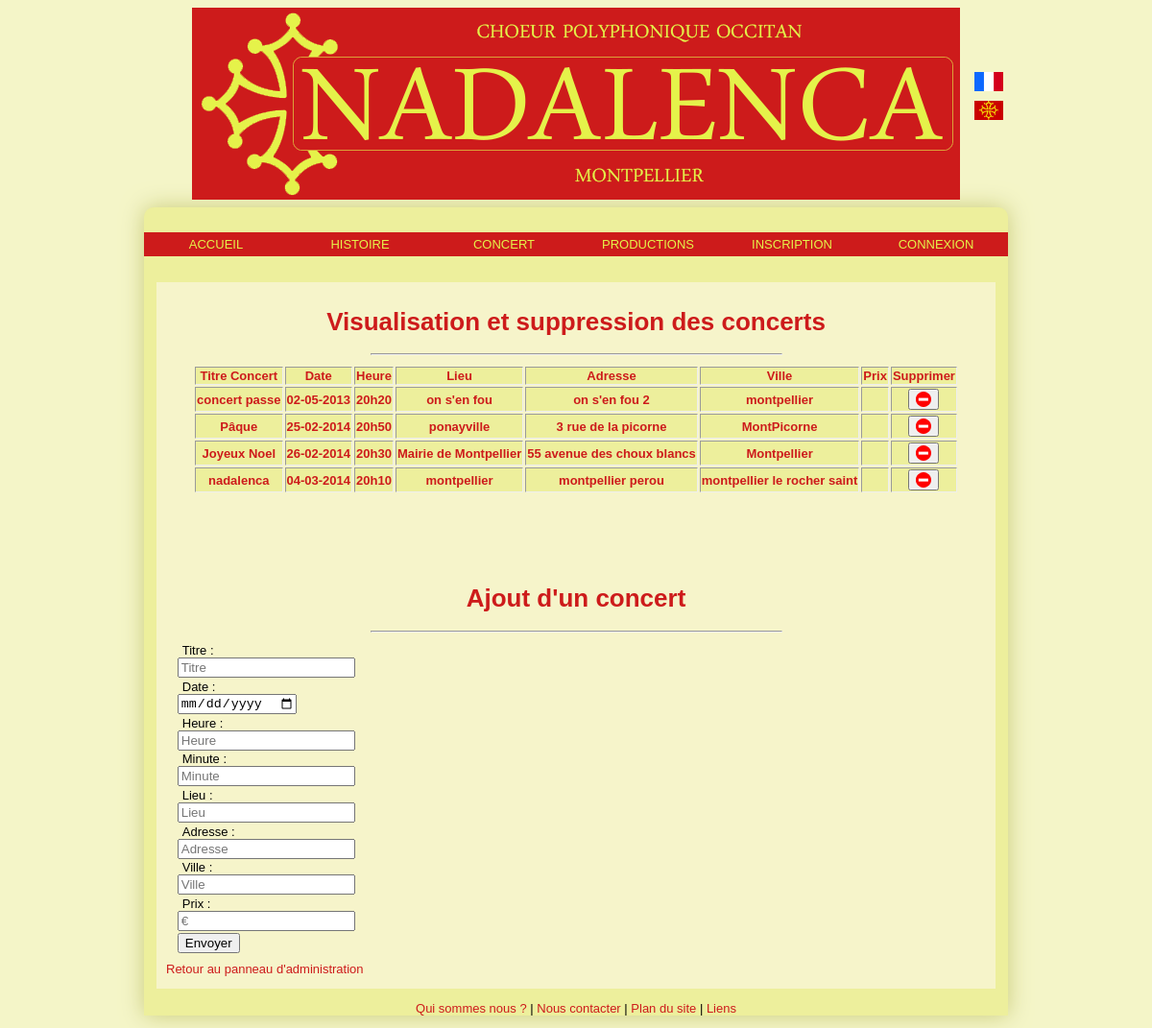
The app's page /Controleur/controlAddConcert.php, older data.
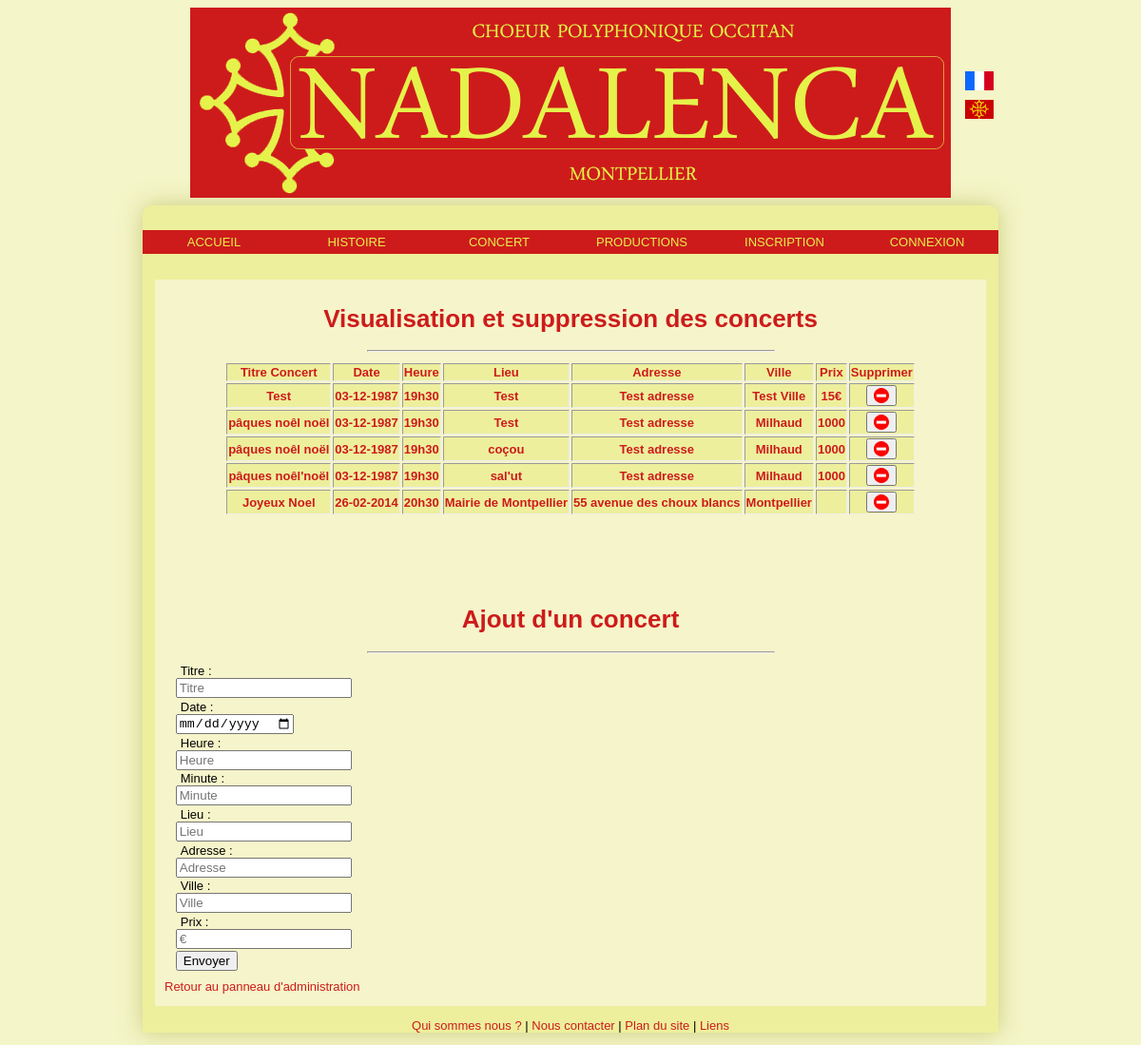
The same page, newer data.
### tables this page shows
CREATE TABLE IF NOT EXISTS `concert` (
  `id` int(11) NOT NULL AUTO_INCREMENT,
  `titreC` varchar(255) NOT NULL,
  `heureC` int(2) NOT NULL,
  `minuteC` int(2) NOT NULL,
  `lieuC` varchar(255) NOT NULL,
  `adresseC` varchar(255) NOT NULL,
  `villeC` varchar(255) NOT NULL,
  `dateC` date NOT NULL,
  `prixC` varchar(255) NOT NULL,
  PRIMARY KEY (`id`)
);

### Vue/viewConcertAdmin.php (the view, shortened to what this page needs)
<h1>Visualisation et suppression des concerts</h1>
<hr />
	<table border = "1">
		<tr>
			<td>Titre Concert</td>
			<td>Date</td>
			<td>Heure</td>
			<td>Lieu</td>
			<td>Adresse</td>
			<td>Ville</td>
			<td>Prix</td>
			<td>Supprimer</td>
<?php
	while ($tuple = mysql_fetch_array($restot))
	{
		$i = $tuple['id'];
		$euDate = date("d-m-Y", strtotime($tuple['dateC']));
		echo "<tr>"
				."<td>".$tuple['titreC']."</td>"
				."<td>".$euDate."</td>"
				."<td>".$tuple['heureC'].'h'.$tuple['minuteC']."</td>"
				."<td>".$tuple['lieuC']."</td>"
				."<td>".$tuple['adresseC']."</td>"
				."<td>".$tuple['villeC']."</td>"
				."<td>".$tuple['prixC']."</td>";
			echo "<td><button type=" . " \"button\" " . "onclick= \"verif($i)\" " . "><img src='../Images/remove.png'  alt='Image Suppression Concerts'/>
        </button></td></tr>";
	}
		echo "</table><br/>";
	?>

Row changes from the older to the newer data that the page shows:
removed concert: titreC "concert passe", dateC "02-05-2013", heureC "20", minuteC "20", lieuC "on s'en fou", adresseC "on s'en fou 2", villeC "montpellier"
removed concert: titreC "Pâque", dateC "25-02-2014", heureC "20", minuteC "50", lieuC "ponayville", adresseC "3 rue de la picorne", villeC "MontPicorne"
removed concert: titreC "nadalenca", dateC "04-03-2014", heureC "20", minuteC "10", lieuC "montpellier", adresseC "montpellier perou", villeC "montpellier le rocher saint"
added concert: titreC "Test", dateC "03-12-1987", heureC "19", minuteC "30", lieuC "Test", adresseC "Test adresse", villeC "Test Ville", prixC "15€"
added concert: titreC "pâques noêl noël", dateC "03-12-1987", heureC "19", minuteC "30", lieuC "Test", adresseC "Test adresse", villeC "Milhaud", prixC "1000"
added concert: titreC "pâques noêl noël", dateC "03-12-1987", heureC "19", minuteC "30", lieuC "coçou", adresseC "Test adresse", villeC "Milhaud", prixC "1000"
added concert: titreC "pâques noêl'noël", dateC "03-12-1987", heureC "19", minuteC "30", lieuC "sal'ut", adresseC "Test adresse", villeC "Milhaud", prixC "1000"
